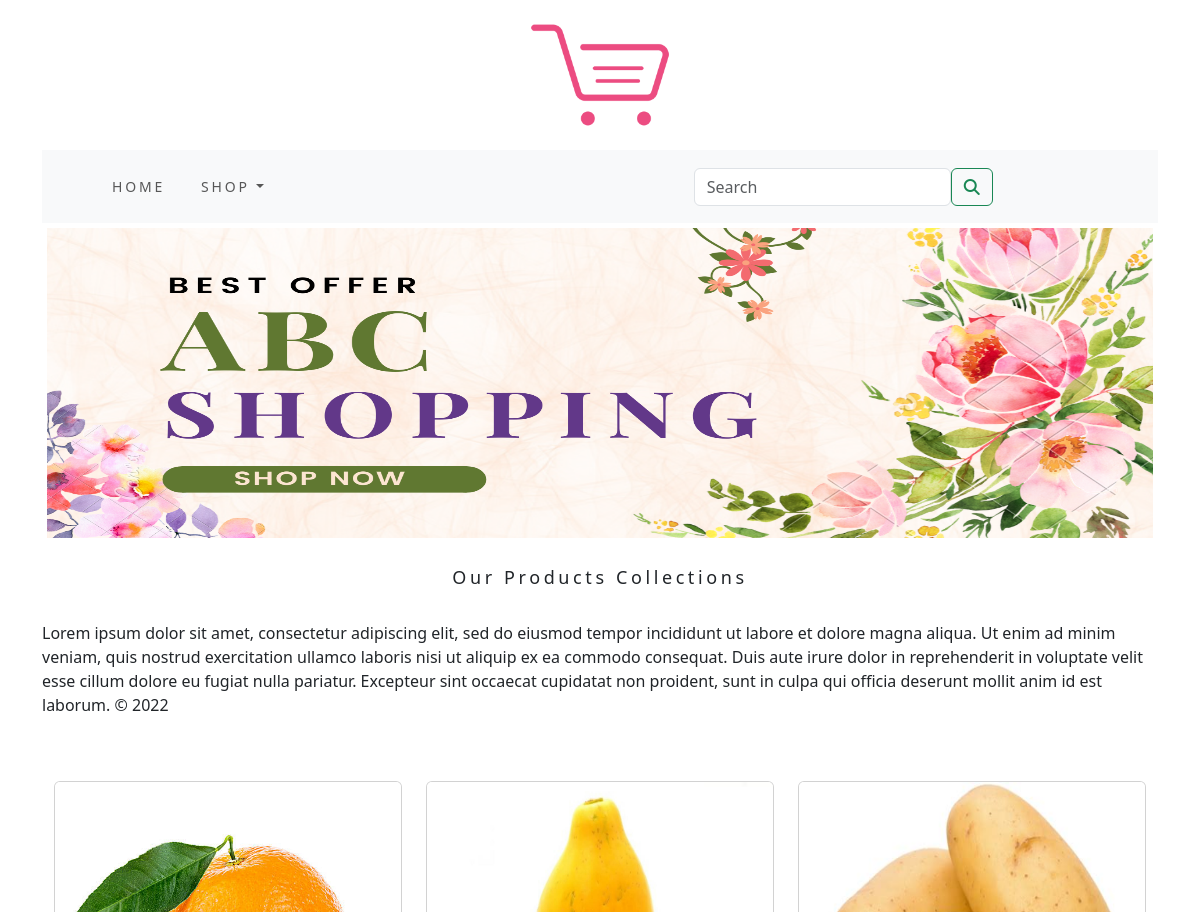
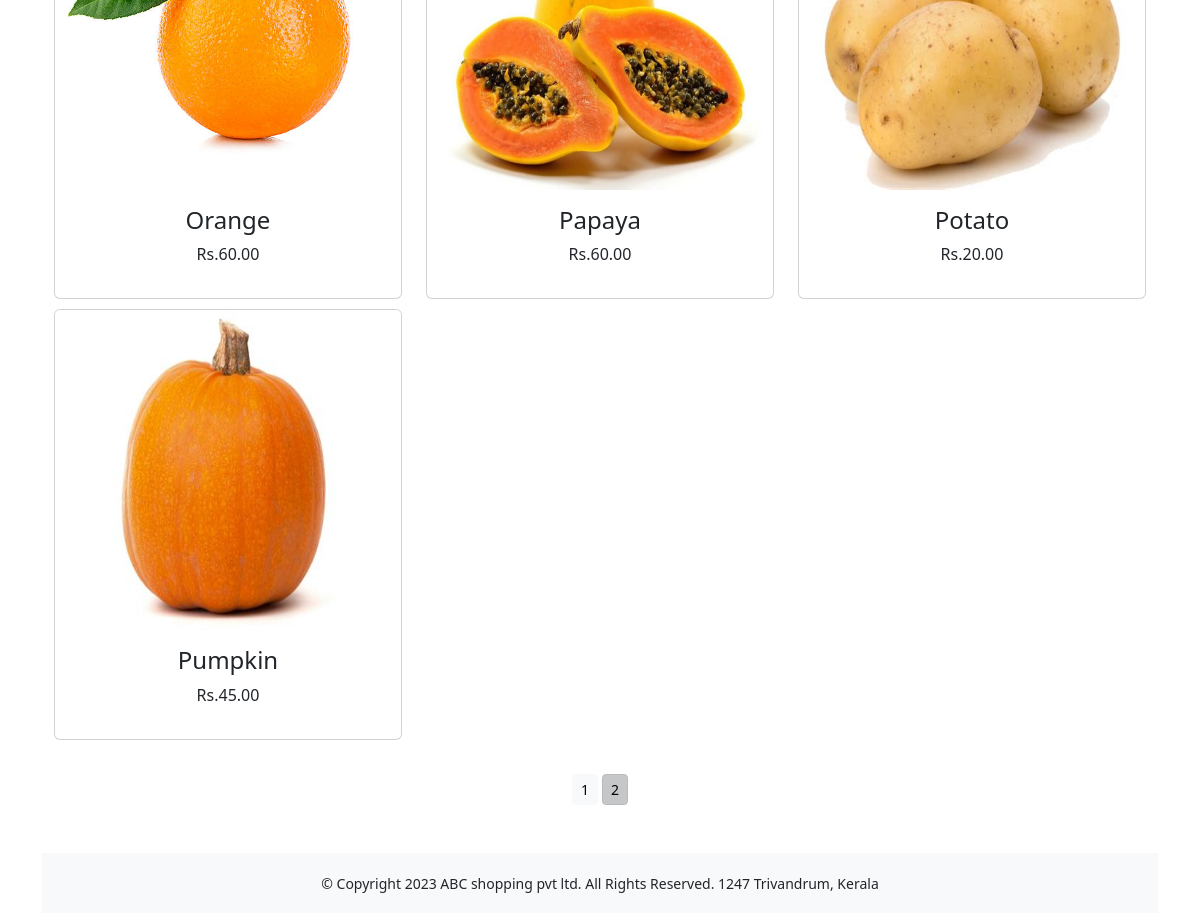
The app's page /ecommerceapp/?page=2 with its own data (2 pictures, top to bottom).
### ecommerceapp/models.py (models this page shows, shortened)
class Product(models.Model):
    name = models.CharField(max_length=250, unique=True)
    slug = models.SlugField(max_length=250, unique=True)
    description = models.TextField(blank=True)
    price = models.DecimalField(max_digits=10, decimal_places=2)
    category = models.ForeignKey(Category, on_delete=models.CASCADE)
    image = models.ImageField(upload_to='product', blank=True)
    stock = models.IntegerField()
    available = models.BooleanField(default=True)
    created = models.DateTimeField(auto_now_add=True)
    updated = models.DateTimeField(auto_now=True)
    def get_url(self):
        return reverse('ecommerceapp:prodCatdetail', args=[self.category.slug, self.slug])
    class Meta:
        ordering = ('name',)
        verbose_name = 'product'
        verbose_name_plural = 'products'

### ecommerceapp/views.py (the view)
# urls.py: path('', views.allProdcat, name='allProdcat'),
def allProdcat(request, c_slug=None):
    c_page = None
    products_list = None
    if c_slug != None:
        c_page = get_object_or_404(Category, slug=c_slug)
        products_list = Product.objects.all().filter(category=c_page, available=True)
    else:
        products_list = Product.objects.all().filter(available=True)
    paginator = Paginator(products_list, 6)
    try:
        page = int(request.GET.get('page', '1'))
    except:
        page = 1
    try:
        products = paginator.page(page)
    except(EmptyPage, InvalidPage):
        products = paginator.page(paginator.num_pages)
    return render(request, "category.html", {'category': c_page, 'products': products})

### cart/context_processors.py (called while the page is built)
def counter(request):
    item_count = 0
    if 'admin' in request.path:
        return {}
    else:
        try:
            cart = Cart.objects.filter(cart_id=cart_id(request))
            cart_items = CartItem.objects.all().filter(cart=cart[:1])
            for cart_item in cart_items:
                item_count += cart_item.quantity
        except Cart.DoesNotExist:
            item_count = 0
    return dict(item_count=item_count)

### cart/views.py (called while the page is built)
def cart_id(request):
    cart = request.session.session_key
    if not cart:
        cart = request.session.create()
    return cart

### ecommerceapp/context_processors.py (called while the page is built)
def menu_links(request):
    links = Category.objects.all()
    return dict(links=links)

### ecommerceapp/models.py (called while the page is built)
    def get_url(self):
        return reverse('ecommerceapp:products_by_category', args=[self.slug])

### templates/category.html (shortened to what this page needs)
{% extends 'base.html' %}
{% load static %}
{% block content %}
       <div class="mx-auto">
    {% if category %}
           <img class="my_image" src="{{category.image.url}}" alt="{{category.name}}" width="250px" height="250px">
       </div>
       <br>
       <div>
           <h1 class="text-center my_title">{{category.name}}</h1>
           <p class="text-justify">{{category.description}}</p>
       </div>
    {% else %}
       <div>
            <img class="my_image my_image_padding" src="{% static 'img/banner.png' %}" alt="our products" width="1250px" height="250px">
       </div>
       <br>
       <div>
           <h1 class="text-centre my_title"><center>Our Products Collections</center></h1>
           <br>
           <p class="text-justify">Lorem ipsum dolor sit amet, consectetur adipiscing elit, sed do eiusmod tempor incididunt ut labore et dolore magna aliqua. Ut enim ad minim veniam, quis nostrud exercitation ullamco laboris nisi ut aliquip ex ea commodo consequat. Duis aute irure dolor in reprehenderit in voluptate velit esse cillum dolore eu fugiat nulla pariatur. Excepteur sint occaecat cupidatat non proident, sunt in culpa qui officia deserunt mollit anim id est laborum.
              © 2022</p>
           <br>
           <br>
       </div>
    {% endif %}
    <div class="container">
        <div class="row mx_auto">
            {% for product in products.object_list %}
            <div class="my_bottom_margin col-9 col-sm-12 col-md-4 col-lg-4">
                <div class="card text-center" style="min-width:18rem;">
                    <a href="{{product.get_url}}"><img class="card-img-top my_image" src="{{product.image.url}}" alt="{{product.name}}" width="250px" height="250px"></a>
                    <div class="card-body">
                        <h4>{{product.name}}</h4>
                        <p>Rs.{{product.price}}</p>
                    </div>
                </div>
            </div>
            {% endfor %}
        </div>
        <div class="mx-auto">
            {% if products.paginator.num_pages > 1 %}
            <br>
            <div class="text-center">
                {% for pg in products.paginator.page_range %}
                <a href="?page={{pg}}" class="btn btn-light btn-sm {% if products.number == pg %} active {% endif %}">{{pg}}</a>
            {% endfor %}
            </div>
            {% endif %}
        </div>
        <br>
    </div>
{% endblock %}

### ecommerceapp/static/css/custom.css (style rules this page uses)
.my_image { width:100%; height:320px; }
.my_title { font-size: 18px; text_transform:uppercase; letter-spacing: .2em; }
.my_image_padding { padding:5px; }
.my_bottom_margin { margin-bottom:10px; }

### records on screen
Product: image (picture), name "Orange", price "60.00"
Product: image (picture), name "Papaya", price "60.00"
Product: image (picture), name "Potato", price "20.00"
Product: image (picture), name "Pumpkin", price "45.00"

### other values on screen
{{ pg }} "1" "2"
